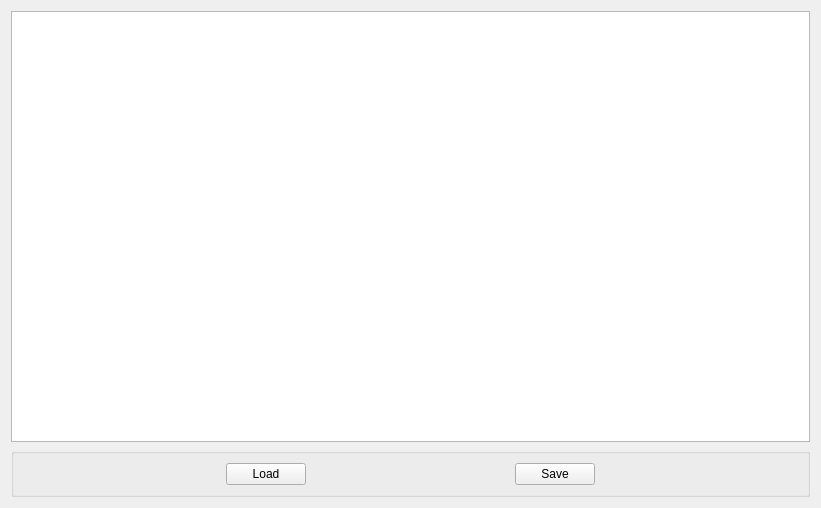
<?xml version="1.0" encoding="UTF-8"?>
<ui version="4.0">
 <class>GraphSceneForm</class>
 <widget class="QWidget" name="GraphSceneForm">
  <property name="geometry">
   <rect>
    <x>0</x>
    <y>0</y>
    <width>821</width>
    <height>508</height>
   </rect>
  </property>
  <property name="windowTitle">
   <string>Graph Scene</string>
  </property>
  <layout class="QVBoxLayout" name="verticalLayout">
   <item>
    <widget class="QGraphicsView" name="graphicsView"/>
   </item>
   <item>
    <widget class="QGroupBox" name="groupBox">
     <property name="title">
      <string/>
     </property>
     <layout class="QHBoxLayout" name="horizontalLayout">
      <item>
       <spacer name="horizontalSpacer">
        <property name="orientation">
         <enum>Qt::Horizontal</enum>
        </property>
        <property name="sizeHint" stdset="0">
         <size>
          <width>184</width>
          <height>20</height>
         </size>
        </property>
       </spacer>
      </item>
      <item>
       <widget class="QPushButton" name="loadButton">
        <property name="text">
         <string>Load</string>
        </property>
       </widget>
      </item>
      <item>
       <spacer name="horizontalSpacer_2">
        <property name="orientation">
         <enum>Qt::Horizontal</enum>
        </property>
        <property name="sizeHint" stdset="0">
         <size>
          <width>184</width>
          <height>20</height>
         </size>
        </property>
       </spacer>
      </item>
      <item>
       <widget class="QPushButton" name="saveButton">
        <property name="text">
         <string>Save</string>
        </property>
       </widget>
      </item>
      <item>
       <spacer name="horizontalSpacer_3">
        <property name="orientation">
         <enum>Qt::Horizontal</enum>
        </property>
        <property name="sizeHint" stdset="0">
         <size>
          <width>184</width>
          <height>20</height>
         </size>
        </property>
       </spacer>
      </item>
     </layout>
    </widget>
   </item>
  </layout>
 </widget>
 <resources/>
 <connections/>
</ui>
